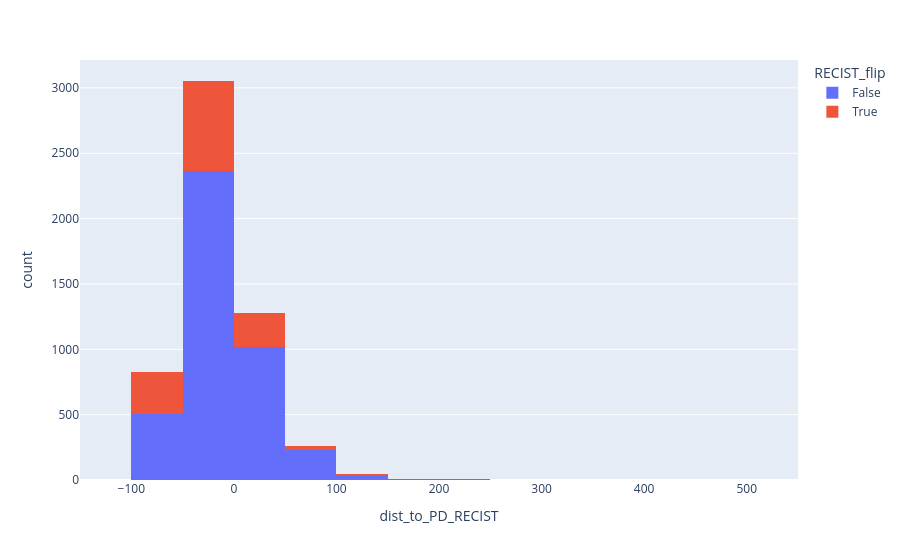

Source (notebook cell):
### Code cell
import plotly.express as px

fig = px.histogram(r_pd_samples, x="dist_to_PD_RECIST", color="RECIST_flip", nbins=bin_count)
fig.show()

### Figure 1 — Plotly figure (JSON) as saved in the notebook; plotly's stock layout.template omitted (floating-point values rounded to 4 significant figures; data arrays with more than 128 entries replaced by an {"elided": "..."} marker saying what was removed)
{"data": [{"bingroup": "x", "hovertemplate": "RECIST_flip=False<br>dist_to_PD_RECIST=%{x}<br>count=%{y}<extra></extra>", "legendgroup": "False", "marker": {"color": "#636efa", "pattern": {"shape": ""}}, "name": "False", "nbinsx": 25, "orientation": "v", "showlegend": true, "type": "histogram", "x": {"elided": "4175 float values"}, "xaxis": "x", "yaxis": "y"}, {"bingroup": "x", "hovertemplate": "RECIST_flip=True<br>dist_to_PD_RECIST=%{x}<br>count=%{y}<extra></extra>", "legendgroup": "True", "marker": {"color": "#EF553B", "pattern": {"shape": ""}}, "name": "True", "nbinsx": 25, "orientation": "v", "showlegend": true, "type": "histogram", "x": {"elided": "1310 float values"}, "xaxis": "x", "yaxis": "y"}], "layout": {"barmode": "relative", "legend": {"title": {"text": "RECIST_flip"}, "tracegroupgap": 0}, "margin": {"t": 60}, "xaxis": {"anchor": "y", "domain": [0, 1], "title": {"text": "dist_to_PD_RECIST"}}, "yaxis": {"anchor": "x", "domain": [0, 1], "title": {"text": "count"}}}}
